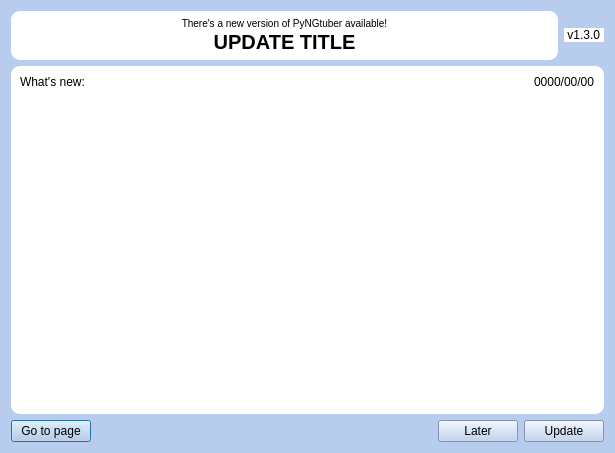
<?xml version="1.0" encoding="UTF-8"?>
<ui version="4.0">
 <class>Dialog</class>
 <widget class="QDialog" name="Dialog">
  <property name="geometry">
   <rect>
    <x>0</x>
    <y>0</y>
    <width>615</width>
    <height>453</height>
   </rect>
  </property>
  <property name="windowTitle">
   <string>Dialog</string>
  </property>
  <property name="styleSheet">
   <string notr="true">QWidget{
	background: #b8cdee;
	color: black;
}
* QToolTip {
	background-color: pink;
}
*{
	color: black;
}

QGroupBox {
border-color: #FF17365D;
font-size: 14px;
border-radius: 15px;
}

QGroupBox::title {
border-top-left-radius: 9px;
border-top-right-radius: 9px;
padding: 2px 20px;
background-color: #FF17365D;
color: rgb(255, 255, 255);
}

QFrame{
	border-top-right-radius: 9px;
	border-bottom-right-radius: 9px;
	border-bottom-left-radius: 9px;
	border-top-left-radius: 9px;
	background-color: rgb(255, 255, 255);
}

#creditsFrame{
	background-color: rgba(255, 255, 255, 0);
}</string>
  </property>
  <layout class="QVBoxLayout" name="verticalLayout">
   <item>
    <layout class="QHBoxLayout" name="horizontalLayout_2">
     <property name="topMargin">
      <number>0</number>
     </property>
     <item>
      <widget class="QFrame" name="frame_2">
       <property name="sizePolicy">
        <sizepolicy hsizetype="Expanding" vsizetype="Preferred">
         <horstretch>0</horstretch>
         <verstretch>0</verstretch>
        </sizepolicy>
       </property>
       <property name="frameShape">
        <enum>QFrame::StyledPanel</enum>
       </property>
       <property name="frameShadow">
        <enum>QFrame::Raised</enum>
       </property>
       <layout class="QVBoxLayout" name="verticalLayout_3">
        <property name="spacing">
         <number>0</number>
        </property>
        <property name="leftMargin">
         <number>6</number>
        </property>
        <property name="topMargin">
         <number>6</number>
        </property>
        <property name="rightMargin">
         <number>6</number>
        </property>
        <property name="bottomMargin">
         <number>6</number>
        </property>
        <item>
         <widget class="QLabel" name="label_2">
          <property name="sizePolicy">
           <sizepolicy hsizetype="Expanding" vsizetype="Fixed">
            <horstretch>0</horstretch>
            <verstretch>0</verstretch>
           </sizepolicy>
          </property>
          <property name="styleSheet">
           <string notr="true">font-size: 10px;</string>
          </property>
          <property name="text">
           <string>There's a new version of PyNGtuber available!</string>
          </property>
          <property name="alignment">
           <set>Qt::AlignCenter</set>
          </property>
          <property name="wordWrap">
           <bool>true</bool>
          </property>
         </widget>
        </item>
        <item>
         <widget class="QLabel" name="title">
          <property name="sizePolicy">
           <sizepolicy hsizetype="Expanding" vsizetype="Preferred">
            <horstretch>0</horstretch>
            <verstretch>0</verstretch>
           </sizepolicy>
          </property>
          <property name="styleSheet">
           <string notr="true">font-size: 20px;
font-weight: bold;</string>
          </property>
          <property name="text">
           <string>UPDATE TITLE</string>
          </property>
          <property name="alignment">
           <set>Qt::AlignCenter</set>
          </property>
          <property name="wordWrap">
           <bool>true</bool>
          </property>
         </widget>
        </item>
       </layout>
      </widget>
     </item>
     <item>
      <widget class="QLabel" name="label_3">
       <property name="sizePolicy">
        <sizepolicy hsizetype="Preferred" vsizetype="Fixed">
         <horstretch>0</horstretch>
         <verstretch>0</verstretch>
        </sizepolicy>
       </property>
       <property name="styleSheet">
        <string notr="true">font: 87 20pt &quot;Noto Sans Myanmar Black&quot;;</string>
       </property>
       <property name="text">
        <string> v1.3.0 </string>
       </property>
       <property name="alignment">
        <set>Qt::AlignBottom|Qt::AlignLeading|Qt::AlignLeft</set>
       </property>
       <property name="wordWrap">
        <bool>true</bool>
       </property>
      </widget>
     </item>
    </layout>
   </item>
   <item>
    <widget class="QFrame" name="frame">
     <property name="frameShape">
      <enum>QFrame::StyledPanel</enum>
     </property>
     <property name="frameShadow">
      <enum>QFrame::Raised</enum>
     </property>
     <layout class="QVBoxLayout" name="verticalLayout_2">
      <property name="spacing">
       <number>0</number>
      </property>
      <item>
       <layout class="QHBoxLayout" name="horizontalLayout_3">
        <property name="topMargin">
         <number>0</number>
        </property>
        <item alignment="Qt::AlignLeft">
         <widget class="QLabel" name="label_4">
          <property name="sizePolicy">
           <sizepolicy hsizetype="Preferred" vsizetype="Fixed">
            <horstretch>0</horstretch>
            <verstretch>0</verstretch>
           </sizepolicy>
          </property>
          <property name="styleSheet">
           <string notr="true"/>
          </property>
          <property name="text">
           <string>What's new:</string>
          </property>
          <property name="wordWrap">
           <bool>true</bool>
          </property>
         </widget>
        </item>
        <item alignment="Qt::AlignRight">
         <widget class="QLabel" name="label_5">
          <property name="sizePolicy">
           <sizepolicy hsizetype="Preferred" vsizetype="Fixed">
            <horstretch>0</horstretch>
            <verstretch>0</verstretch>
           </sizepolicy>
          </property>
          <property name="styleSheet">
           <string notr="true"/>
          </property>
          <property name="text">
           <string>0000/00/00</string>
          </property>
          <property name="alignment">
           <set>Qt::AlignLeading|Qt::AlignLeft|Qt::AlignTop</set>
          </property>
          <property name="wordWrap">
           <bool>true</bool>
          </property>
         </widget>
        </item>
       </layout>
      </item>
      <item>
       <widget class="QTextBrowser" name="changelog">
        <property name="autoFormatting">
         <set>QTextEdit::AutoBulletList</set>
        </property>
        <property name="documentTitle">
         <string>Changelog</string>
        </property>
        <property name="lineWrapMode">
         <enum>QTextEdit::WidgetWidth</enum>
        </property>
        <property name="readOnly">
         <bool>true</bool>
        </property>
        <property name="overwriteMode">
         <bool>true</bool>
        </property>
       </widget>
      </item>
     </layout>
    </widget>
   </item>
   <item>
    <layout class="QHBoxLayout" name="horizontalLayout">
     <property name="topMargin">
      <number>0</number>
     </property>
     <item>
      <widget class="QPushButton" name="gotopage">
       <property name="text">
        <string>Go to page</string>
       </property>
      </widget>
     </item>
     <item>
      <spacer name="horizontalSpacer">
       <property name="orientation">
        <enum>Qt::Horizontal</enum>
       </property>
       <property name="sizeHint" stdset="0">
        <size>
         <width>40</width>
         <height>20</height>
        </size>
       </property>
      </spacer>
     </item>
     <item>
      <widget class="QPushButton" name="skip">
       <property name="text">
        <string>Later</string>
       </property>
      </widget>
     </item>
     <item>
      <widget class="QPushButton" name="update">
       <property name="text">
        <string>Update</string>
       </property>
      </widget>
     </item>
    </layout>
   </item>
  </layout>
 </widget>
 <resources/>
 <connections/>
</ui>
